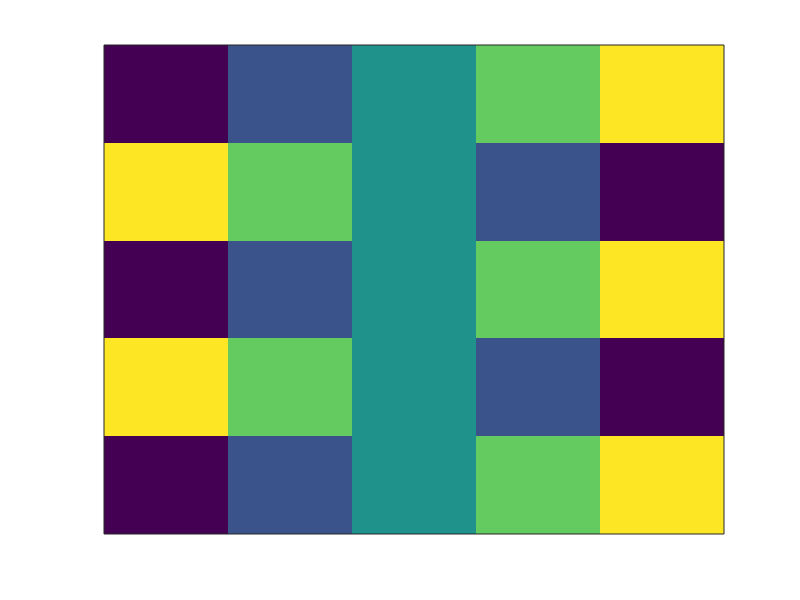

The MATLAB script that drew this image: (Note: this script raises an error after producing the figure.)
clear
clc
n = input('Enter the dimensions n:');
A = zeros (n);
for i = 1:n;
    for j = 1:n;
        if (rem(i,2)~=0);
            A(i,j) = j+(n*(i-1));   
        end
        if (rem(i,2)==0);
            A(i,j) = i*n-(j-1);
        end
    end
end
A
for t=1:200
    for i=1:n
        for j=1:n
            A(i,j)=A(i,j)+1;
            if(A(i,j)>n)
                A(i,j)=A(i,j)-n;
            end
        end
    end
    imagesc(A);
    set(gca,'XTick',[]);
    set(gca,'YTick',[]);
    S(t)=getframe();
end
movie2avi(S,'D_Snake_Distribution.avi')